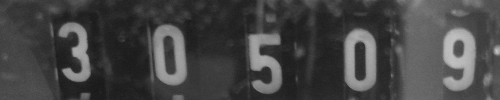
#> input picture images/digits.png, 500 x 100 px
$ python harris_corners.py   (Python 2 division)
#> lines starting #> are read from the running program, lines starting #| are printed output that depends on the picture
#> further down, digits is the input picture: shape (100, 500, 3); min 22, max 195, mean 68.8
#!/usr/bin/env python

"""
Code for Harris corner detection.
"""

import cv2
import numpy as np


def interactive_harris(title, img):
#> called with title = 'digits'
    cv2.imshow(title, img)
    gray = cv2.cvtColor(img, cv2.COLOR_BGR2GRAY)
    def update_harris(pos):
        bs_i = cv2.getTrackbarPos('bs', title)
        ks_i = cv2.getTrackbarPos('ks', title)
        k_i = cv2.getTrackbarPos('k', title)
        odds = [2*x+1 for x in range(100)]
        bs = odds[bs_i]
        ks = odds[ks_i]
        k = k_i
        harris = cv2.cornerHarris(gray, blockSize=bs, ksize=ks, k=k)
        harris = cv2.normalize(harris, alpha=0, beta=255, norm_type=cv2.NORM_MINMAX).astype(np.uint8)
        print "%s :: bs=%d, ks=%d, k=%d" % (title, bs, ks, k)
        cv2.imshow(title, np.vstack((harris,gray)))
    cv2.createTrackbar('bs', title, 0, 20, update_harris)
#> slider 'bs' is set to 6
    cv2.createTrackbar('ks', title, 0, 15, update_harris)
#> slider 'ks' is set to 5
    cv2.createTrackbar('k', title, 0, 100, update_harris)
#> slider 'k' is set to 33
    update_harris(None)
#> in update_harris, `harris = cv2.cornerHarris(gray, blockSize=bs, ksize=ks, k=k)`:
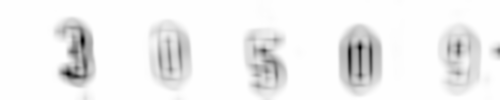
#> harris: shape (100, 500) float32; min -52724608, max -2.56, mean -2987605; drawn with min black and max white


if  __name__ == '__main__':
    digits = cv2.imread('../images/digits.png')
#> (the run stopped early here; a loop or call above may not have finished)

$ run again, with images/paper_on_table.jpg saved as images/digits.png
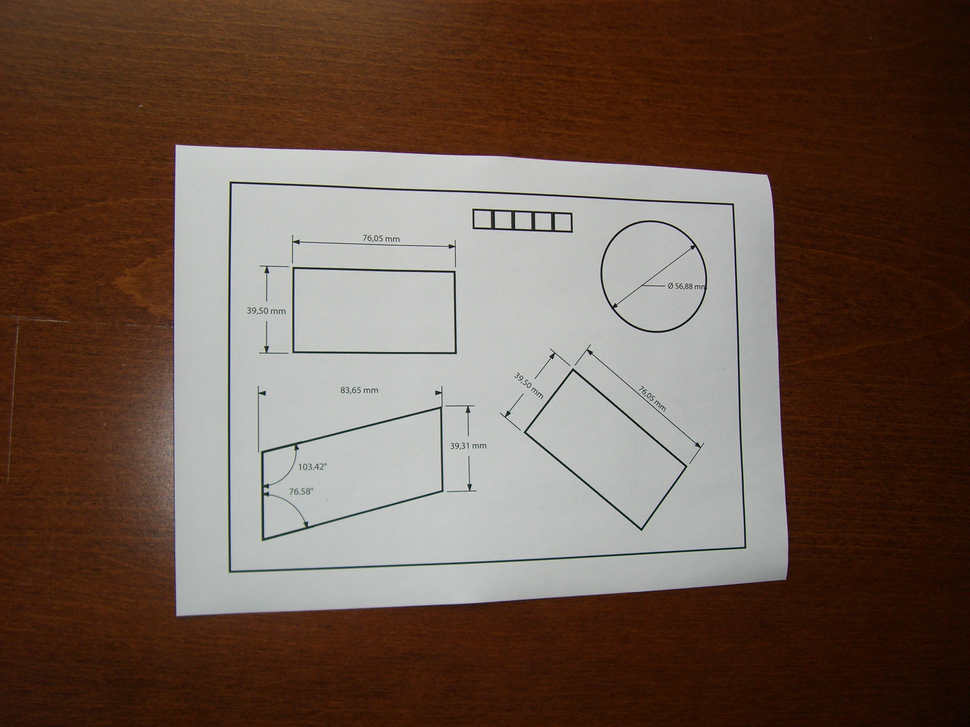
#> input picture images/paper_on_table.jpg, 970 x 727 px, shrunk from 2816 x 2112 before the run
#> digits is the input picture: shape (727, 970, 3); mean B, G, R 76.7, 88.6, 108.9
#> in interactive_harris, `gray = cv2.cvtColor(img, cv2.COLOR_BGR2GRAY)`:
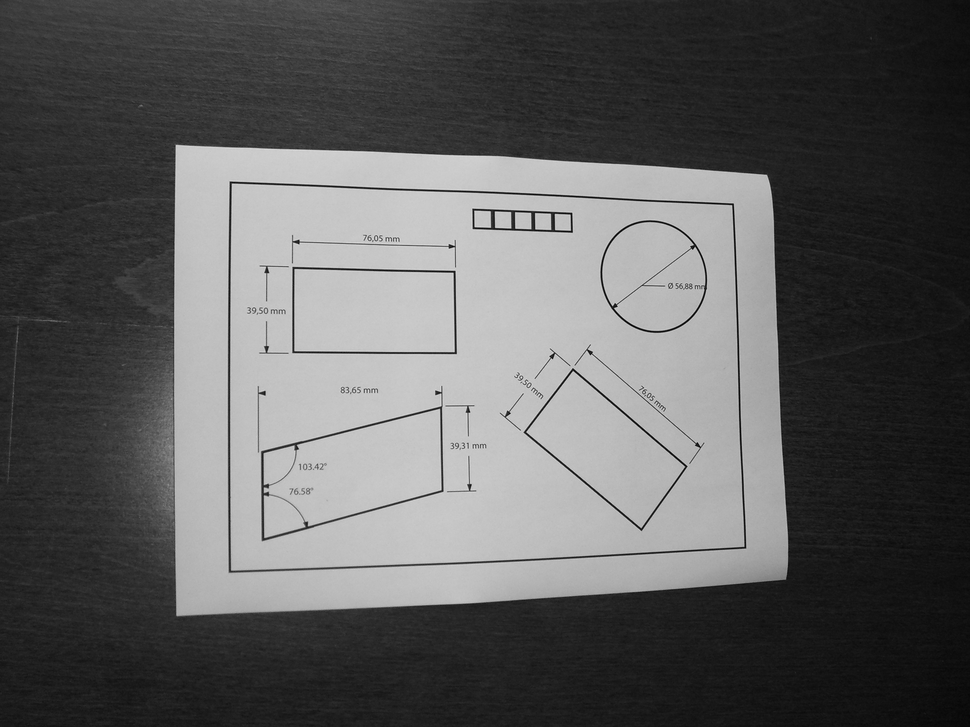
#> gray: shape (727, 970); min 0, max 244, mean 93.3
#> in update_harris, `harris = cv2.cornerHarris(gray, blockSize=bs, ksize=ks, k=k)`:
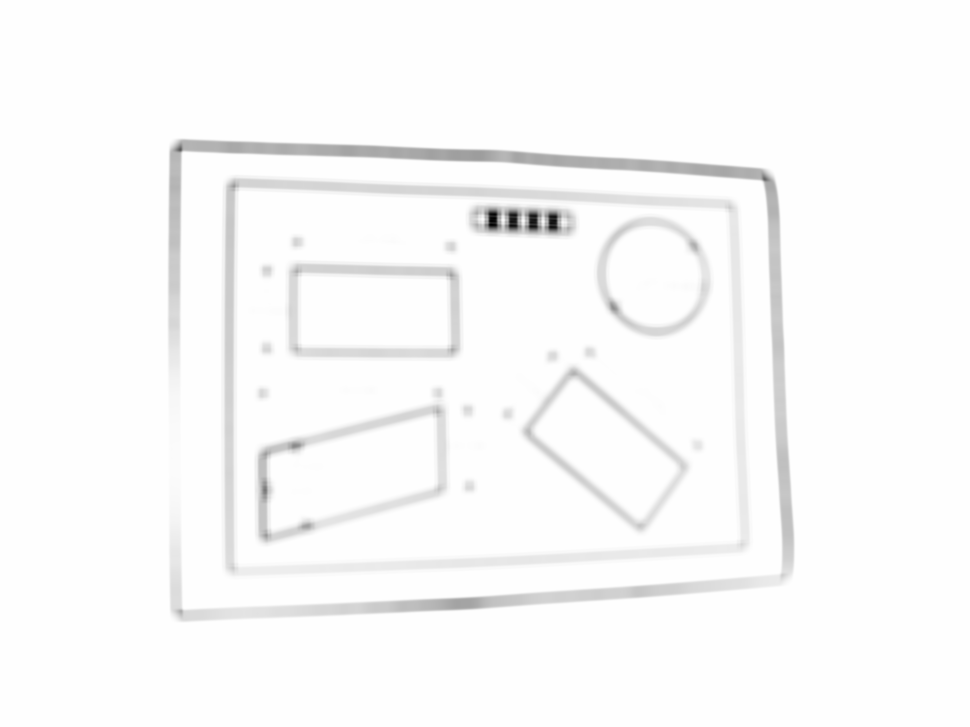
#> harris: shape (727, 970) float32; min -156935408, max -0.143, mean -2689404; drawn with min black and max white
